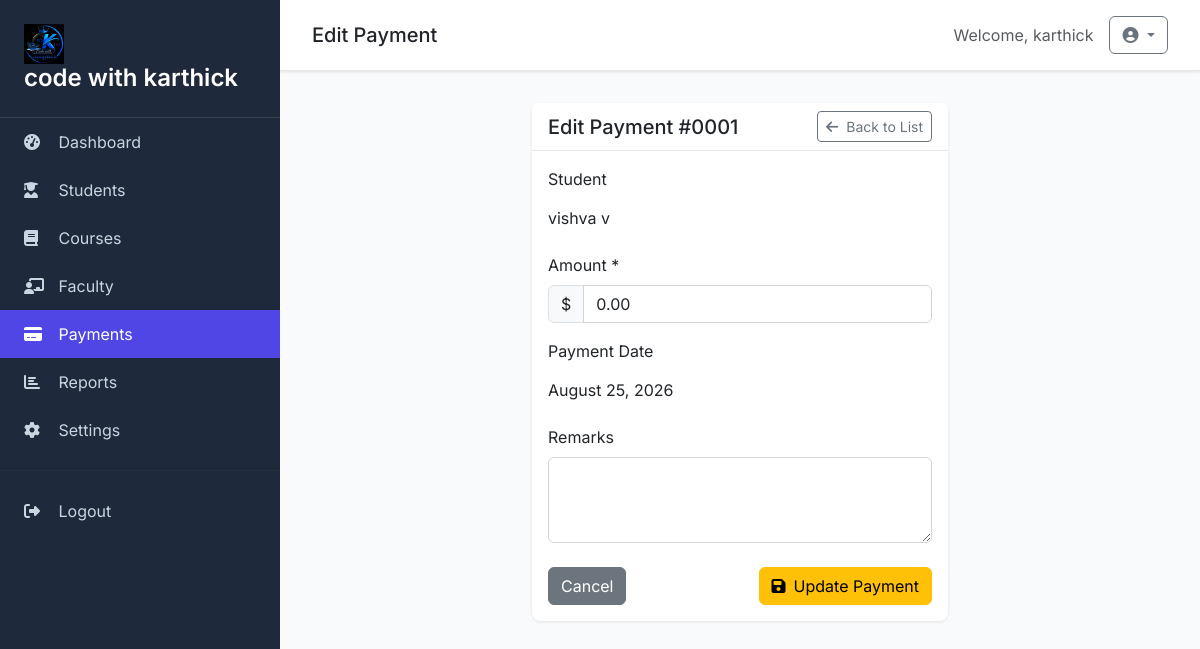
Screenshot of /payments/1/update/ (signed in) with the database file from the repository.
### myapp/models.py (models this page shows, shortened)
class SiteSetting(models.Model):
    site_name = models.CharField(max_length=200, default='Student Management System')
    logo = models.ImageField(upload_to='logos/', blank=True, null=True)
    footer_text = models.TextField(blank=True, null=True)
    created_at = models.DateTimeField(auto_now_add=True)
    updated_at = models.DateTimeField(auto_now=True)
    class Meta:
        verbose_name = 'Site Setting'
        verbose_name_plural = 'Site Settings'

class Payment(models.Model):
    student = models.ForeignKey(Student, on_delete=models.CASCADE, related_name='payments')
    amount = models.DecimalField(max_digits=10, decimal_places=2)
    payment_date = models.DateField(auto_now_add=True)
    faculty = models.ForeignKey(Faculty, on_delete=models.SET_NULL, null=True, blank=True)
    remarks = models.TextField(blank=True, null=True)

class Student(models.Model):
    profile_picture = models.ImageField(upload_to='profile_pics/', blank=True, null=True)
    first_name = models.CharField(max_length=50)
    middle_name = models.CharField(max_length=50, blank=True, null=True)
    last_name = models.CharField(max_length=50)
    email = models.EmailField(unique=True)
    phone_number = models.CharField(max_length=15)
    gender = models.CharField(max_length=10)
    city = models.CharField(max_length=100)
    address = models.TextField()
    courses = models.ManyToManyField(Course, related_name='students', blank=True)
    admission_date = models.DateField(auto_now_add=True)
    total_fee = models.DecimalField(max_digits=10, decimal_places=2, default=0.00)
    paid_fee = models.DecimalField(max_digits=10, decimal_places=2, default=0.00)
    due_fee = models.DecimalField(max_digits=10, decimal_places=2, default=0.00)

### myapp/views.py (the view, shortened to what this page needs)
# urls.py: path('payments/<int:pk>/update/', views.payment_update, name='payment_update'),
@login_required
def payment_update(request, pk):
    payment = get_object_or_404(Payment, pk=pk)
    settings = SiteSetting.objects.first()
    return render(request, "payment/update.html", {
        "payment": payment,
        "settings": settings
    })

### templates/payment/update.html (shortened to what this page needs)
{% extends 'base.html' %}
{% block page_title %}Edit Payment{% endblock %}
{% block content %}
<div class="row">
    <div class="col-lg-6 mx-auto">
        <div class="card">
            <div class="card-header d-flex justify-content-between align-items-center">
                <h5 class="mb-0">Edit Payment #{{ payment.pk|stringformat:"04d" }}</h5>
                <a href="{% url 'payment_list' %}" class="btn btn-outline-secondary btn-sm">
                    <i class="fas fa-arrow-left me-2"></i>Back to List
                </a>
            </div>
            <div class="card-body">
                <form method="post">
                    <div class="mb-3">
                        <label class="form-label">Student</label>
                        <p class="form-control-plaintext">{{ payment.student.first_name }} {{ payment.student.last_name }}</p>
                    </div>
                    <div class="mb-3">
                        <label for="amount" class="form-label">Amount *</label>
                        <div class="input-group">
                            <span class="input-group-text">$</span>
                            <input type="number" class="form-control" id="amount" name="amount" step="0.01"
                                   min="0" value="{{ payment.amount }}" required>
                        </div>
                    </div>
                    <div class="mb-3">
                        <label class="form-label">Payment Date</label>
                        <p class="form-control-plaintext">{{ payment.payment_date|date:"F d, Y" }}</p>
                    </div>
                    <div class="mb-4">
                        <label for="remarks" class="form-label">Remarks</label>
                        <textarea class="form-control" id="remarks" name="remarks" rows="3">{{ payment.remarks|default:"" }}</textarea>
                    </div>
                    <div class="d-flex justify-content-between">
                        <a href="{% url 'payment_list' %}" class="btn btn-secondary">Cancel</a>
                        <button type="submit" class="btn btn-warning">
                            <i class="fas fa-save me-2"></i>Update Payment
                        </button>
                    </div>
                </form>
            </div>
        </div>
    </div>
</div>
{% endblock %}

### templates/base.html (shortened to what this page needs)
<!DOCTYPE html>
{% load static %}
<html lang="en">
<head>
    <link href="https://cdn.jsdelivr.net/npm/bootstrap@5.3.0/dist/css/bootstrap.min.css" rel="stylesheet">
    <link href="https://cdnjs.cloudflare.com/ajax/libs/font-awesome/6.4.0/css/all.min.css" rel="stylesheet">
</head>
<body>
    <div class="sidebar">
        <div class="sidebar-brand">
            {% if settings.logo %}
                <img src="{{ settings.logo.url }}" alt="Logo" height="40" class="me-2">
            {% endif %}
            <h4>{{ settings.site_name|default:'SMS' }}</h4>
        </div>
        <nav class="nav flex-column">
            <a class="nav-link {% if request.resolver_match.url_name == 'dashboard' %}active{% endif %}" href="{% url 'dashboard' %}">
                <i class="fas fa-tachometer-alt"></i> Dashboard
            </a>
            <a class="nav-link {% if 'student' in request.resolver_match.url_name %}active{% endif %}" href="{% url 'student_list' %}">
                <i class="fas fa-user-graduate"></i> Students
            </a>
            <a class="nav-link {% if 'course' in request.resolver_match.url_name %}active{% endif %}" href="{% url 'course_list' %}">
                <i class="fas fa-book"></i> Courses
            </a>
            <a class="nav-link {% if 'faculty' in request.resolver_match.url_name %}active{% endif %}" href="{% url 'faculty_list' %}">
                <i class="fas fa-chalkboard-teacher"></i> Faculty
            </a>
            <a class="nav-link {% if 'payment' in request.resolver_match.url_name %}active{% endif %}" href="{% url 'payment_list' %}">
                <i class="fas fa-credit-card"></i> Payments
            </a>
            <a class="nav-link {% if request.resolver_match.url_name == 'reports' %}active{% endif %}" href="{% url 'reports' %}">
                <i class="fas fa-chart-bar"></i> Reports
            </a>
            <a class="nav-link {% if request.resolver_match.url_name == 'settings' %}active{% endif %}" href="{% url 'settings' %}">
                <i class="fas fa-cog"></i> Settings
            </a>
            <hr class="my-3" style="border-color: #374151;">
            <a class="nav-link" href="{% url 'logout' %}">
                <i class="fas fa-sign-out-alt"></i> Logout
            </a>
        </nav>
    </div>
    <div class="main-content">
        <div class="topbar d-flex justify-content-between align-items-center">
            <h5 class="mb-0">{% block page_title %}Dashboard{% endblock %}</h5>
            <div class="d-flex align-items-center">
                <span class="text-muted me-3">Welcome, {{ user.get_full_name|default:user.username }}</span>
                <div class="dropdown">
                    <button class="btn btn-outline-secondary dropdown-toggle" type="button" data-bs-toggle="dropdown">
                        <i class="fas fa-user-circle"></i>
                    </button>
                </div>
            </div>
        </div>
        {% block content %}{% endblock %}
    </div>
</body>
</html>

### templates/base.html (style rules this page uses)
:root { --primary-color: #4f46e5; --secondary-color: #6366f1; --success-color: #10b981; --danger-color: #ef4444; --warning-color: #f59e0b; --info-color: #3b82f6; --dark-color: #1f2937; --light-color: #f9fafb; --sidebar-bg: #1e293b; --sidebar-text: #cbd5e1; }
body { font-family: 'Inter', sans-serif; background-color: var(--light-color); }
.sidebar { background: var(--sidebar-bg); min-height: 100vh; position: fixed; top: 0; left: 0; width: 280px; z-index: 1000; transition: all 0.3s ease; }
.sidebar-brand { padding: 1.5rem; border-bottom: 1px solid #374151; }
.sidebar-brand h4 { color: white; margin: 0; font-weight: 600; }
.nav-link { color: var(--sidebar-text) !important; padding: 0.75rem 1.5rem; border-radius: 0; transition: all 0.3s ease; }
.nav-link:hover, .nav-link.active { background: var(--primary-color); color: white !important; }
.nav-link i { width: 20px; margin-right: 10px; }
.main-content { margin-left: 280px; padding: 2rem; }
.topbar { background: white; padding: 1rem 2rem; margin: -2rem -2rem 2rem -2rem; box-shadow: 0 1px 3px rgba(0,0,0,0.1); border-bottom: 1px solid #e5e7eb; }
.card { border: none; box-shadow: 0 1px 3px rgba(0,0,0,0.1); border-radius: 8px; }
.card-header { background: white; border-bottom: 1px solid #e5e7eb; font-weight: 600; }
.form-control, .form-select { border-radius: 6px; border: 1px solid #d1d5db; }

### rows the page displays
SiteSetting: logo (picture), site_name "code with karthick"
Payment: pk "0001", student.first_name "vishva", student.last_name "v", amount "0.00", payment_date "August 25, 2026"

### other values shown
{{ user.get_full_name|default:user.username }} "karthick"
